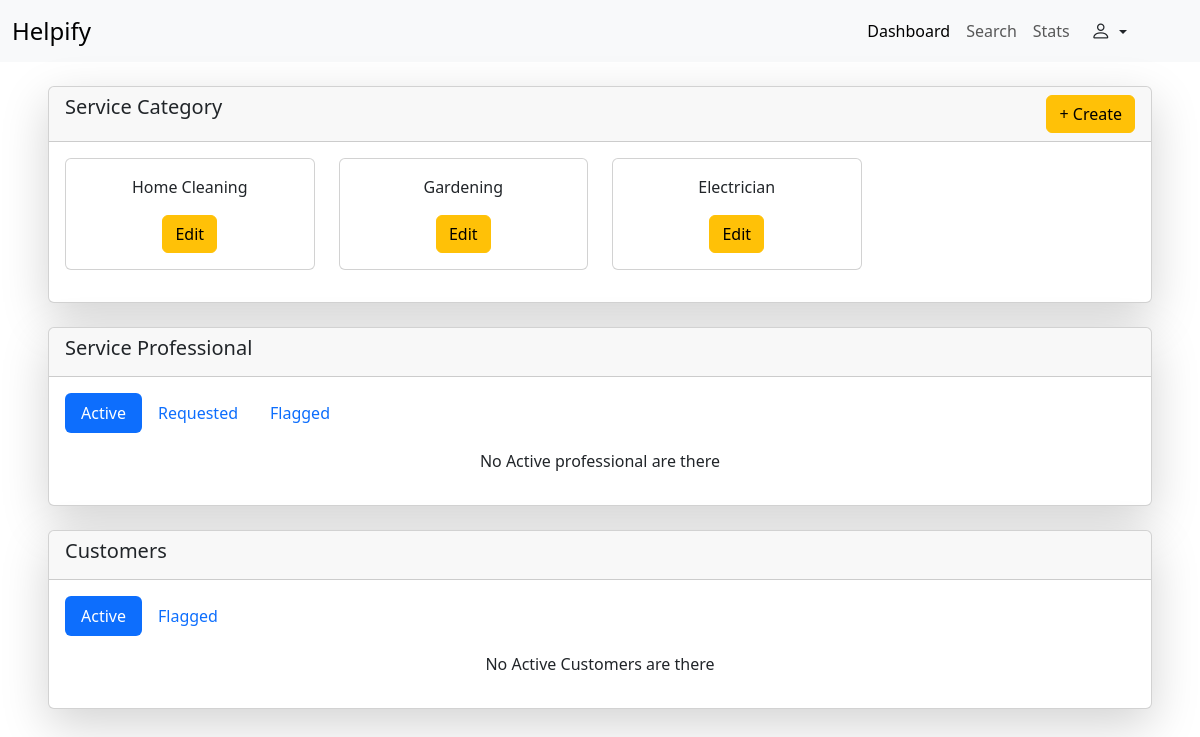
The page /admin/dashboard (signed in) on the database as committed earlier.
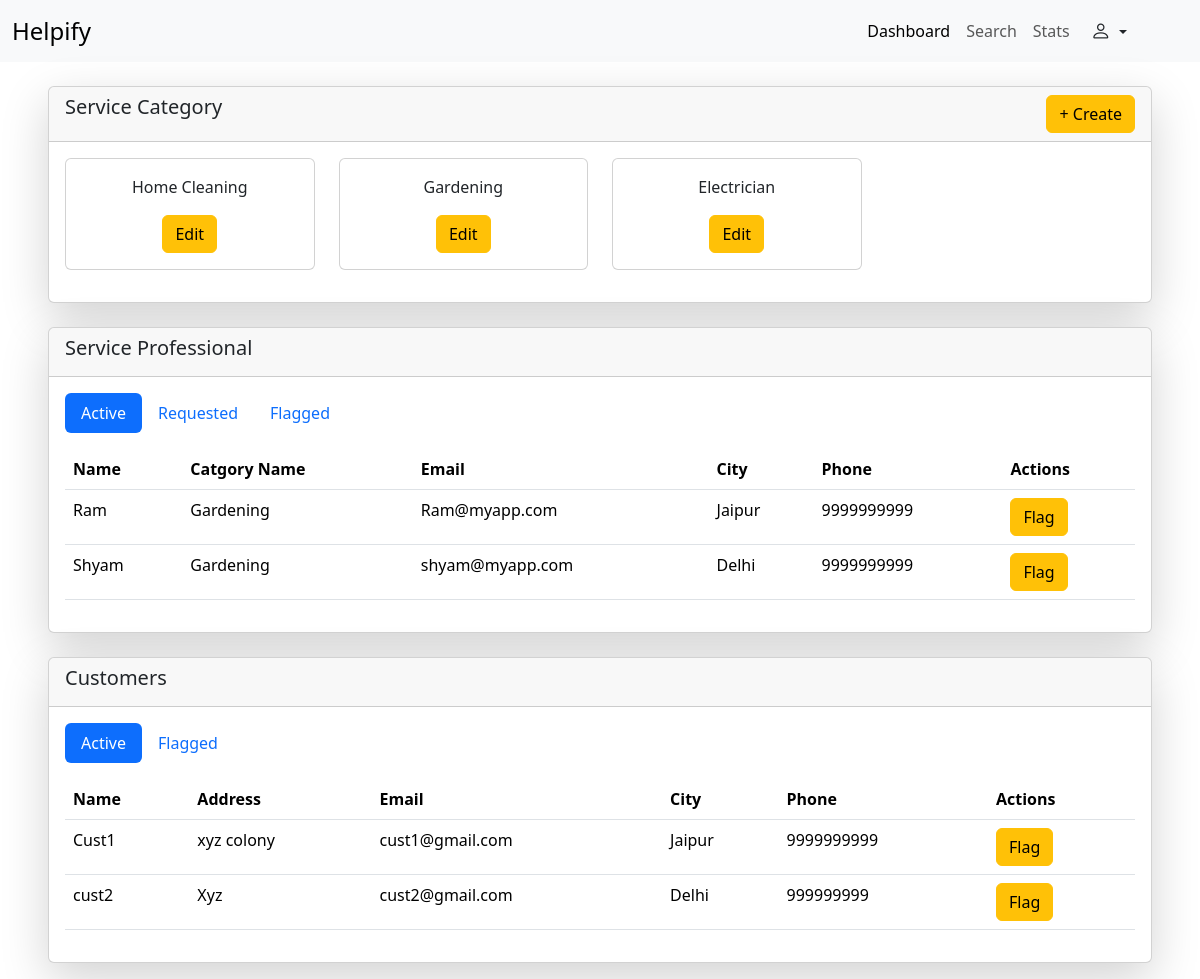
The same page on the database as committed later.
### backend/models.py (models this page shows, shortened)
class ServiceCategory(db.Model):
    __tablename__  = "category"
    id = db.Column(db.Integer , primary_key = True , autoincrement=True )
    name = db.Column(db.String  ,unique=True, nullable = False)
    professionals= db.relationship("ServiceProfessional" , backref="category" )
    packages= db.relationship("ServicePackage" , backref="category" )
    bookings= db.relationship("Booking" , backref="category" )

class ServiceProfessional(db.Model , UserMixin):
    __tablename__ = "professional"
    id = db.Column(db.Integer , primary_key = True , autoincrement=True )
    name = db.Column(db.String  , nullable = False)
    email = db.Column(db.String , unique =True , nullable=False)
    password = db.Column(db.String , nullable= False)
    city = db.Column(db.String, nullable=False)
    phone = db.Column(db.String , nullable = False)
    status = db.Column(db.String , nullable = False)
    cat_id = db.Column(db.Integer, db.ForeignKey("category.id"), nullable=False)
    packages= db.relationship("ServicePackage" , backref="professional" )
    recieved_bookings= db.relationship("Booking" , backref="professional" )

class User(db.Model , UserMixin):
    __tablename__ = "user"
    id = db.Column(db.Integer , primary_key = True , autoincrement=True )
    name = db.Column(db.String  , nullable = False)
    email = db.Column(db.String , unique =True , nullable=False)
    password = db.Column(db.String , nullable= False)
    address = db.Column(db.String, nullable = False)
    city = db.Column(db.String, nullable=False)
    status = db.Column(db.String , nullable = False)
    phone = db.Column(db.String , nullable = False)
    created_bookings= db.relationship("Booking" , backref="user" )

### backend/routes.py (the view)
@app.route("/admin/dashboard")
@login_required
def admin_dash():
    all_cats = db.session.query(ServiceCategory).all()
    active_prof = db.session.query(ServiceProfessional).filter_by(status="Active").all()
    requested_prof = db.session.query(ServiceProfessional).filter_by(status="Requested").all()
    flagged_prof = db.session.query(ServiceProfessional).filter_by(status="Flagged").all()
    active_cust = db.session.query(User).filter_by(status="Active").all()
    flagged_cust = db.session.query(User).filter_by(status="Flagged").all()
    return render_template("/admin/dashboard.html", all_cats = all_cats , active_prof = active_prof ,
                           requested_prof=requested_prof, flagged_prof=flagged_prof ,
                           active_cust=active_cust,flagged_cust=flagged_cust)

### app.py (called while the page is built)
def create_app():
    app = Flask(__name__)
    app.config["SQLALCHEMY_DATABASE_URI"] = "sqlite:///household_app_db.sqlite3"
    app.config["SECRET_KEY"] = "thisismysecret"
    db.init_app(app)
    api.init_app(app)
    login_manager = LoginManager(app)
    @login_manager.user_loader
    def load_user(email):
        return db.session.query(User).filter_by(email= email ).first() or \
                db.session.query(Admin).filter_by(email= email).first() or \
                db.session.query(ServiceProfessional).filter_by(email=email).first()
    app.app_context().push()
    db.create_all()
    return app

### templates/admin/dashboard.html (shortened to what this page needs)
<!DOCTYPE html>
<html lang="en">
<head>
    <link href="https://cdn.jsdelivr.net/npm/bootstrap@5.3.7/dist/css/bootstrap.min.css" rel="stylesheet"
>
    <link rel="stylesheet" href="https://cdn.jsdelivr.net/npm/bootstrap-icons@1.13.1/font/bootstrap-icons.min.css">
</head>
<body>
    <nav class="navbar navbar-expand-lg bg-body-tertiary">
        <div class="container-fluid">
            <a class="navbar-brand fs-4" href="#">Helpify</a>
            <div class="col-3lapse navbar-collapse " id="navbarNav">
                <ul class="navbar-nav ms-auto    ">
                    <li class="nav-item">
                        <a class="nav-link active" aria-current="page" href="#">Dashboard</a>
                    </li>
                    <li class="nav-item">
                        <a class="nav-link" href="/admin/search">Search</a>
                    </li>
                    <li class="nav-item">
                        <a class="nav-link" href="/admin/stats">Stats</a>
                    </li>
                </ul>
                <div class="dropdown me-5 ">
                    <button class="btn btn- dropdown-toggle" type="button" data-bs-toggle="dropdown"
                        aria-expanded="false">
                        <i class="bi bi-person fs-5 "></i>
                    </button>
                </div>
            </div>
        </div>
    </nav>
    <div class="card shadow-lg ms-5 me-5 mt-4 text-center">
        <div class="card-header">
            <div class="d-flex d-inline">
                <h5>Service Category</h5>
                <button type="button" class="btn btn-warning ms-auto" data-bs-toggle="modal"
                    data-bs-target="#create_category">
                    + Create
                </button>
            </div>
        </div>
        <div class="card-body">
            <div class="row">
                {% for cat in all_cats %}
                <div class="col-3 mb-3">
                    <div class="card">
                        <div class="card-body">
                            <p>{{cat.name}}</p>
                            <button type="button" class="btn btn-warning" data-bs-toggle="modal"
                                data-bs-target="#edit-cat-{{cat.id}}">Edit</button>
                        </div>
                    </div>
                </div>
                {% endfor %}
            </div>
        </div>
    </div>
    <div class="card mt-4 ms-5 me-5 shadow-lg mb-3">
        <div class="card-header">
            <h5>Service Professional</h5>
        </div>
        <div class="card-body">
            <ul class="nav nav-pills mb-3" id="pills-tab" role="tablist">
                <li class="nav-item" role="presentation">
                    <button class="nav-link active" id="pills-ActiveProf-tab" data-bs-toggle="pill"
                        data-bs-target="#pills-ActiveProf" type="button" role="tab" aria-controls="pills-ActiveProf"
                        aria-selected="true">Active</button>
                </li>
                <li class="nav-item" role="presentation">
                    <button class="nav-link" id="pills-RequestedProf-tab" data-bs-toggle="pill"
                        data-bs-target="#pills-RequestedProf" type="button" role="tab"
                        aria-controls="pills-RequestedProf" aria-selected="false">Requested</button>
                </li>
                <li class="nav-item" role="presentation">
                    <button class="nav-link" id="pills-flaggedprof-tab" data-bs-toggle="pill"
                        data-bs-target="#pills-flaggedprof" type="button" role="tab" aria-controls="pills-flaggedprof"
                        aria-selected="false">Flagged</button>
                </li>
            </ul>
            <div class="tab-content" id="pills-tabContent">
                <div class="tab-pane fade show active" id="pills-ActiveProf" role="tabpanel"
                    aria-labelledby="pills-ActiveProf-tab" tabindex="0">
                    {% if active_prof %}
                    <table class="table">
                        <thead>
                            <tr>
                                <th scope="col">Name</th>
                                <th scope="col">Catgory Name</th>
                                <th scope="col">Email</th>
                                <th scope="col">City</th>
                                <th scope="col">Phone</th>
                                <th scope="col">
                                    Actions
                                </th>
                            </tr>
                        </thead>
                        <tbody>
                            {% for ap in active_prof %}
                            <tr>
                                <td>{{ap.name}}</td>
                                <td>{{ap.category.name}}</td>
                                <td>{{ap.email}}</td>
                                <td>{{ap.city}}</td>
                                <td>{{ap.phone}}</td>
                                <td>
                                    <button class="btn btn-warning" data-bs-toggle="modal" data-bs-target="#flag-prof-{{ap.id}}">
                                        Flag
                                    </button>
                                    </div>
                            {% endfor %}
                    {% else %}
                    <div class="text-center ">
                        <p> No Active professional are there</p>
                    </div>
                    {% endif %}
                </div>
                <div class="tab-pane fade" id="pills-RequestedProf" role="tabpanel"
                    aria-labelledby="pills-RequestedProf-tab" tabindex="0">
                    {% if requested_prof %}
                            {% for rp in requested_prof %}
                                    </div>
                                    </div>
                            {% endfor %}
                    {% else %}
                    <div class="text-center ">
                        <p> No Requested professional are there</p>
                    </div>
                    {% endif %}
                </div>
            </div>
    <div class="card mt-4 ms-5 me-5 shadow-lg mb-3">
        <div class="card-header">
            <h5>Customers</h5>
        </div>
        <div class="card-body">
            <ul class="nav nav-pills mb-3" id="pills-tab" role="tablist">
                <li class="nav-item" role="presentation">
                    <button class="nav-link active" id="pills-Activecust-tab" data-bs-toggle="pill"
                        data-bs-target="#pills-Activecust" type="button" role="tab" aria-controls="pills-Activecust"
                        aria-selected="true">Active</button>
                </li>
                <li class="nav-item" role="presentation">
                    <button class="nav-link" id="pills-flaggedcust-tab" data-bs-toggle="pill"
                        data-bs-target="#pills-flaggedcust" type="button" role="tab" aria-controls="pills-flaggedcust"
                        aria-selected="false">Flagged</button>
                </li>
            </ul>
            <div class="tab-content" id="pills-tabContent">
                <div class="tab-pane fade show active" id="pills-Activecust" role="tabpanel"
                    aria-labelledby="pills-Activecust-tab" tabindex="0">
                    {% if active_cust %}
                    <table class="table">
                        <thead>
                            <tr>
                                <th scope="col">Name</th>
                                <th scope="col">Address</th>
                                <th scope="col">Email</th>
                                <th scope="col">City</th>
                                <th scope="col">Phone</th>
                                <th scope="col">
                                    Actions
                                </th>
                            </tr>
                        </thead>
                        <tbody>
                            {% for ac in active_cust %}
                            <tr>
                                <td>{{ac.name}}</td>
                                <td>{{ac.address}}</td>
                                <td>{{ac.email}}</td>
                                <td>{{ac.city}}</td>
                                <td>{{ac.phone}}</td>
                                <td>
                                    <button class="btn btn-warning" data-bs-toggle="modal" data-bs-target="#flag-cust-{{ac.id}}">
                                        Flag
                                    </button>
                                    </div>
                            {% endfor %}
                    {% else %}
                    <div class="text-center ">
                        <p> No Active Customers are there</p>
                    </div>
                    {% endif %}
                </div>
            </div>
        </div>
    </div>
</body>
</html>

Rows that differ between the two databases and show on the page:
now on this page (row edited): ServiceProfessional: name "Ram", category.name "Gardening", email "Ram@myapp.com", city "Jaipur", phone "9999999999"
now on this page (row edited): ServiceProfessional: name "Shyam", category.name "Gardening", email "shyam@myapp.com", city "Delhi", phone "9999999999"
added User: name "Cust1", address "xyz colony", email "cust1@gmail.com", city "Jaipur", phone "9999999999"
added User: name "cust2", address "Xyz", email "cust2@gmail.com", city "Delhi", phone "999999999"
Other text that changed with them:
text no longer shown: "No Active professional are there No Active Customers are there"
text now shown: "Name Catgory Name Email City Phone Actions Name Address Email City Phone Actions"
